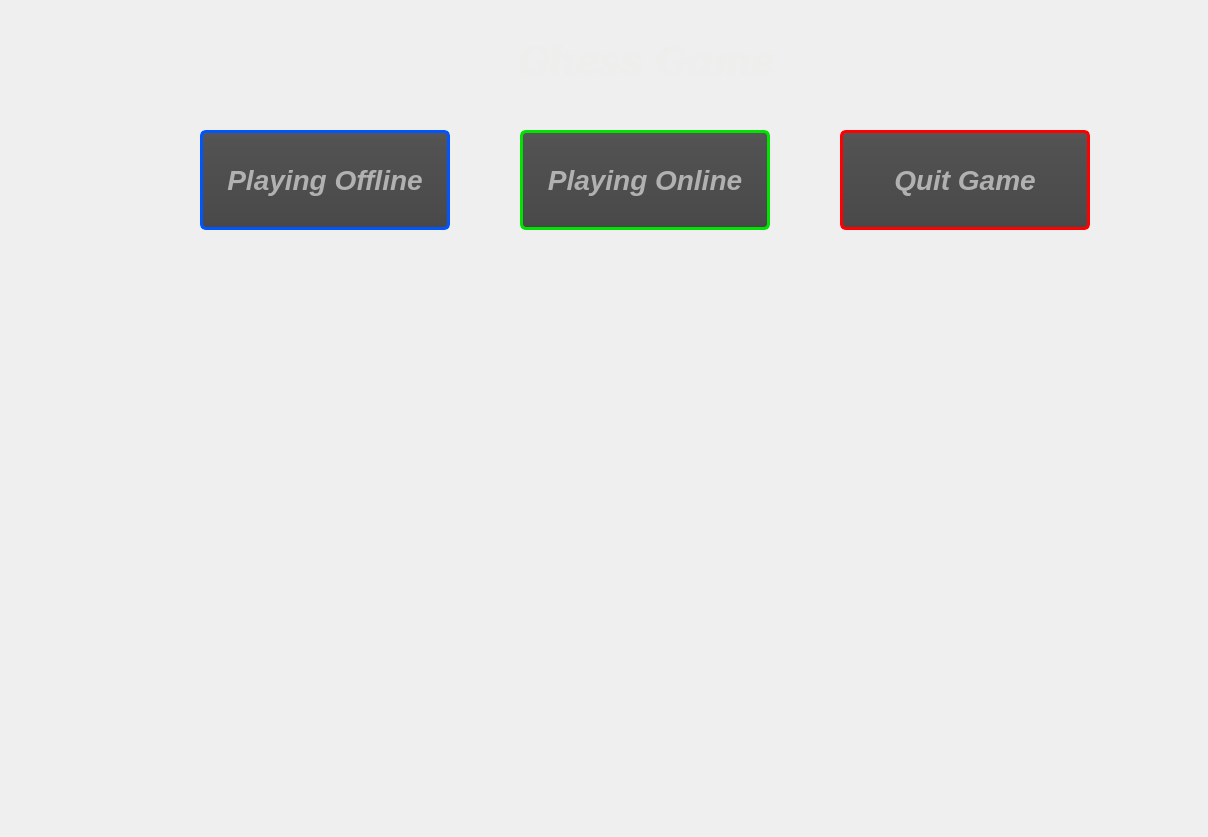
<?xml version="1.0" encoding="UTF-8"?>
<ui version="4.0">
 <class>IntroWindow</class>
 <widget class="QDialog" name="IntroWindow">
  <property name="enabled">
   <bool>true</bool>
  </property>
  <property name="geometry">
   <rect>
    <x>0</x>
    <y>0</y>
    <width>1208</width>
    <height>837</height>
   </rect>
  </property>
  <property name="windowTitle">
   <string>Dialog</string>
  </property>
  <property name="styleSheet">
   <string notr="true">background-image: url(:/Image/chees_images/Chess-texture-abstract-background-Graphics-80901635-1.png);



</string>
  </property>
  <widget class="QLabel" name="label">
   <property name="enabled">
    <bool>true</bool>
   </property>
   <property name="geometry">
    <rect>
     <x>475</x>
     <y>10</y>
     <width>331</width>
     <height>111</height>
    </rect>
   </property>
   <property name="font">
    <font>
     <family>URW Bookman</family>
     <pointsize>30</pointsize>
     <italic>true</italic>
     <bold>true</bold>
    </font>
   </property>
   <property name="autoFillBackground">
    <bool>false</bool>
   </property>
   <property name="styleSheet">
    <string notr="true">color: rgb(238, 238, 236);
border: none;
</string>
   </property>
   <property name="lineWidth">
    <number>0</number>
   </property>
   <property name="text">
    <string>   Ghess Game</string>
   </property>
  </widget>
  <widget class="QPushButton" name="offlineButton">
   <property name="geometry">
    <rect>
     <x>200</x>
     <y>130</y>
     <width>250</width>
     <height>100</height>
    </rect>
   </property>
   <property name="font">
    <font>
     <pointsize>-1</pointsize>
     <italic>true</italic>
     <bold>true</bold>
     <underline>false</underline>
     <strikeout>false</strikeout>
    </font>
   </property>
   <property name="styleSheet">
    <string notr="true">QPushButton
{
    color: #b1b1b1;
    background-color: QLinearGradient( x1: 0, y1: 0, x2: 0, y2: 1, stop: 0 #565656, stop: 0.1 #525252, stop: 0.5 #4e4e4e, stop: 0.9 #4a4a4a, stop: 1 #464646);
    border-width: 3px;
    border-color: rgb(0, 85, 255);
    border-style: solid;
    border-radius: 6;
    padding: 3px;
    font-size: 28px;
    padding-left: 5px;
    padding-right: 5px;
    min-width: 40px;
}

QPushButton:pressed
{
    background-color: QLinearGradient( x1: 0, y1: 0, x2: 0, y2: 1, stop: 0 #2d2d2d, stop: 0.1 #2b2b2b, stop: 0.5 #292929, stop: 0.9 #282828, stop: 1 #252525);
}

QComboBox
{
    selection-background-color: #ffaa00;
    background-color: QLinearGradient( x1: 0, y1: 0, x2: 0, y2: 1, stop: 0 #565656, stop: 0.1 #525252, stop: 0.5 #4e4e4e, stop: 0.9 #4a4a4a, stop: 1 #464646);
    border-style: solid;
    border: 1px solid #1e1e1e;
    border-radius: 5;
}

QComboBox:hover,QPushButton:hover
{
    border: 2px solid QLinearGradient( x1: 0, y1: 0, x2: 0, y2: 1, stop: 0 #ffa02f, stop: 1 #d7801a);
}
</string>
   </property>
   <property name="text">
    <string>Playing Offline</string>
   </property>
   <property name="autoDefault">
    <bool>true</bool>
   </property>
   <property name="default">
    <bool>false</bool>
   </property>
   <property name="flat">
    <bool>true</bool>
   </property>
  </widget>
  <widget class="QPushButton" name="onlineButton">
   <property name="geometry">
    <rect>
     <x>520</x>
     <y>130</y>
     <width>250</width>
     <height>100</height>
    </rect>
   </property>
   <property name="font">
    <font>
     <pointsize>-1</pointsize>
     <italic>true</italic>
     <bold>true</bold>
    </font>
   </property>
   <property name="styleSheet">
    <string notr="true">QPushButton
{
    color: #b1b1b1;
    background-color: QLinearGradient( x1: 0, y1: 0, x2: 0, y2: 1, stop: 0 #565656, stop: 0.1 #525252, stop: 0.5 #4e4e4e, stop: 0.9 #4a4a4a, stop: 1 #464646);
    border-width: 3px;
    border-color:rgb(0, 226, 0) ;
    border-style: solid;
    border-radius: 6;
    padding: 3px;
    font-size: 28px;
    padding-left: 5px;
    padding-right: 5px;
    min-width: 40px;
}

QPushButton:pressed
{
    background-color: QLinearGradient( x1: 0, y1: 0, x2: 0, y2: 1, stop: 0 #2d2d2d, stop: 0.1 #2b2b2b, stop: 0.5 #292929, stop: 0.9 #282828, stop: 1 #252525);
}

QComboBox
{
    selection-background-color: #ffaa00;
    background-color: QLinearGradient( x1: 0, y1: 0, x2: 0, y2: 1, stop: 0 #565656, stop: 0.1 #525252, stop: 0.5 #4e4e4e, stop: 0.9 #4a4a4a, stop: 1 #464646);
    border-style: solid;
    border: 1px solid #1e1e1e;
    border-radius: 5;
}

QComboBox:hover,QPushButton:hover
{
    border: 2px solid QLinearGradient( x1: 0, y1: 0, x2: 0, y2: 1, stop: 0 #ffa02f, stop: 1 #d7801a);
}
</string>
   </property>
   <property name="text">
    <string>Playing Online</string>
   </property>
   <property name="flat">
    <bool>true</bool>
   </property>
  </widget>
  <widget class="QPushButton" name="quitButton">
   <property name="geometry">
    <rect>
     <x>840</x>
     <y>130</y>
     <width>250</width>
     <height>100</height>
    </rect>
   </property>
   <property name="font">
    <font>
     <pointsize>-1</pointsize>
     <italic>true</italic>
     <bold>true</bold>
    </font>
   </property>
   <property name="styleSheet">
    <string notr="true">QPushButton
{
    color: #b1b1b1;
    background-color: QLinearGradient( x1: 0, y1: 0, x2: 0, y2: 1, stop: 0 #565656, stop: 0.1 #525252, stop: 0.5 #4e4e4e, stop: 0.9 #4a4a4a, stop: 1 #464646);
    border-width: 3px;
    border-color:red;
    border-style: solid;
    border-radius: 6;
    padding: 3px;
    font-size: 28px;
    padding-left: 5px;
    padding-right: 5px;
    min-width: 40px;
}

QPushButton:pressed
{
    background-color: QLinearGradient( x1: 0, y1: 0, x2: 0, y2: 1, stop: 0 #2d2d2d, stop: 0.1 #2b2b2b, stop: 0.5 #292929, stop: 0.9 #282828, stop: 1 #252525);
}

QComboBox
{
    selection-background-color: #ffaa00;
    background-color: QLinearGradient( x1: 0, y1: 0, x2: 0, y2: 1, stop: 0 #565656, stop: 0.1 #525252, stop: 0.5 #4e4e4e, stop: 0.9 #4a4a4a, stop: 1 #464646);
    border-style: solid;
    border: 1px solid #1e1e1e;
    border-radius: 5;
}

QComboBox:hover,QPushButton:hover
{
    border: 2px solid QLinearGradient( x1: 0, y1: 0, x2: 0, y2: 1, stop: 0 #ffa02f, stop: 1 #d7801a);
}
</string>
   </property>
   <property name="text">
    <string>Quit Game</string>
   </property>
   <property name="flat">
    <bool>true</bool>
   </property>
  </widget>
 </widget>
 <resources/>
 <connections/>
</ui>
